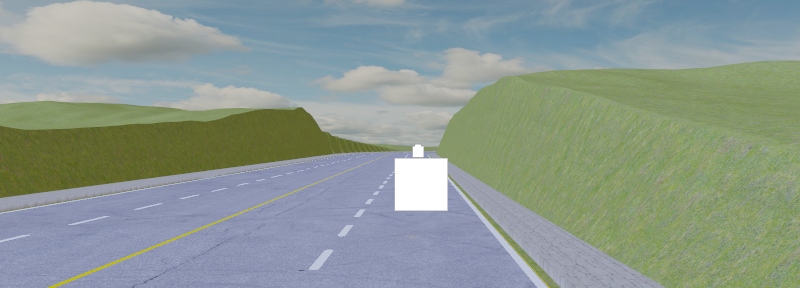
#> input picture lanefitting/white_box.png, 800 x 288 px
$ jupyter execute replace_white.ipynb
#> lines starting #> are read from the running program, lines starting #| are printed output that depends on the picture
[cell 1]
import numpy as np
import matplotlib.pyplot as plt
import cv2

image = np.array(cv2.cvtColor(cv2.imread("white_box.png"), cv2.COLOR_BGR2RGB))
patch = np.array(cv2.cvtColor(cv2.imread("patch_100.jpg"), cv2.COLOR_BGR2RGB))
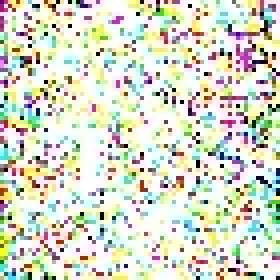
#> input picture lanefitting/patch_100.jpg, 70 x 70 px (shown 4 times larger)

# find white pixels
white = np.where(np.all(image == [255, 255, 255], axis=-1))
#> white = 2764 positions, rows 145 to 209, columns 395 to 446

# find bounding box
min_x = np.min(white[1])
#> min_x = 395
max_x = np.max(white[1])
#> max_x = 446
min_y = np.min(white[0])
#> min_y = 145
max_y = np.max(white[0])
#> max_y = 209


# resize patch to fit bounding box
patch = cv2.resize(patch, (max_x - min_x, max_y - min_y))
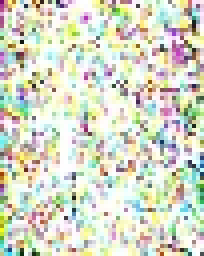
#> patch: shape (64, 51, 3) (shown 4 times larger); mean R, G, B 213.9, 217.7, 199.8

# fill area with patch
image[min_y:max_y, min_x:max_x] = patch
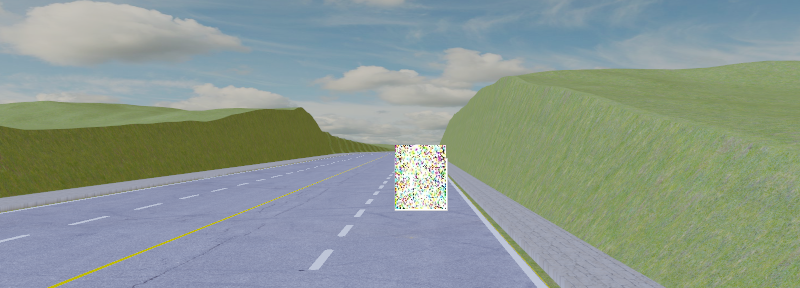
#> image: shape (288, 800, 3); mean R, G, B 139.3, 152.7, 144.1

plt.imshow(image)
